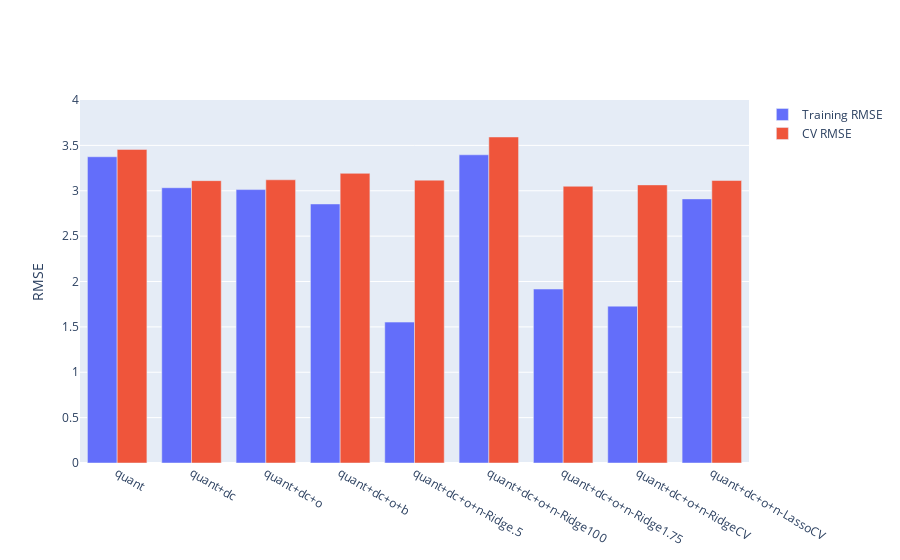

The code cell stored with this chart in its notebook:
### Code cell
fig = compare_models(models)
fig.update_yaxes(range = [0, 4], title = "RMSE")

### Figure 1 — Plotly figure (JSON) as saved in the notebook; plotly's stock layout.template omitted (floating-point values rounded to 4 significant figures)
{"data": [{"name": "Training RMSE", "type": "bar", "x": ["quant", "quant+dc", "quant+dc+o", "quant+dc+o+b", "quant+dc+o+n-Ridge.5", "quant+dc+o+n-Ridge100", "quant+dc+o+n-Ridge1.75", "quant+dc+o+n-RidgeCV", "quant+dc+o+n-LassoCV"], "y": [3.375, 3.033, 3.013, 2.854, 1.553, 3.396, 1.917, 1.728, 2.91]}, {"name": "CV RMSE", "type": "bar", "x": ["quant", "quant+dc", "quant+dc+o", "quant+dc+o+b", "quant+dc+o+n-Ridge.5", "quant+dc+o+n-Ridge100", "quant+dc+o+n-Ridge1.75", "quant+dc+o+n-RidgeCV", "quant+dc+o+n-LassoCV"], "y": [3.456, 3.111, 3.121, 3.192, 3.117, 3.593, 3.05, 3.065, 3.113]}], "layout": {"yaxis": {"range": [0, 4], "title": {"text": "RMSE"}}}}
